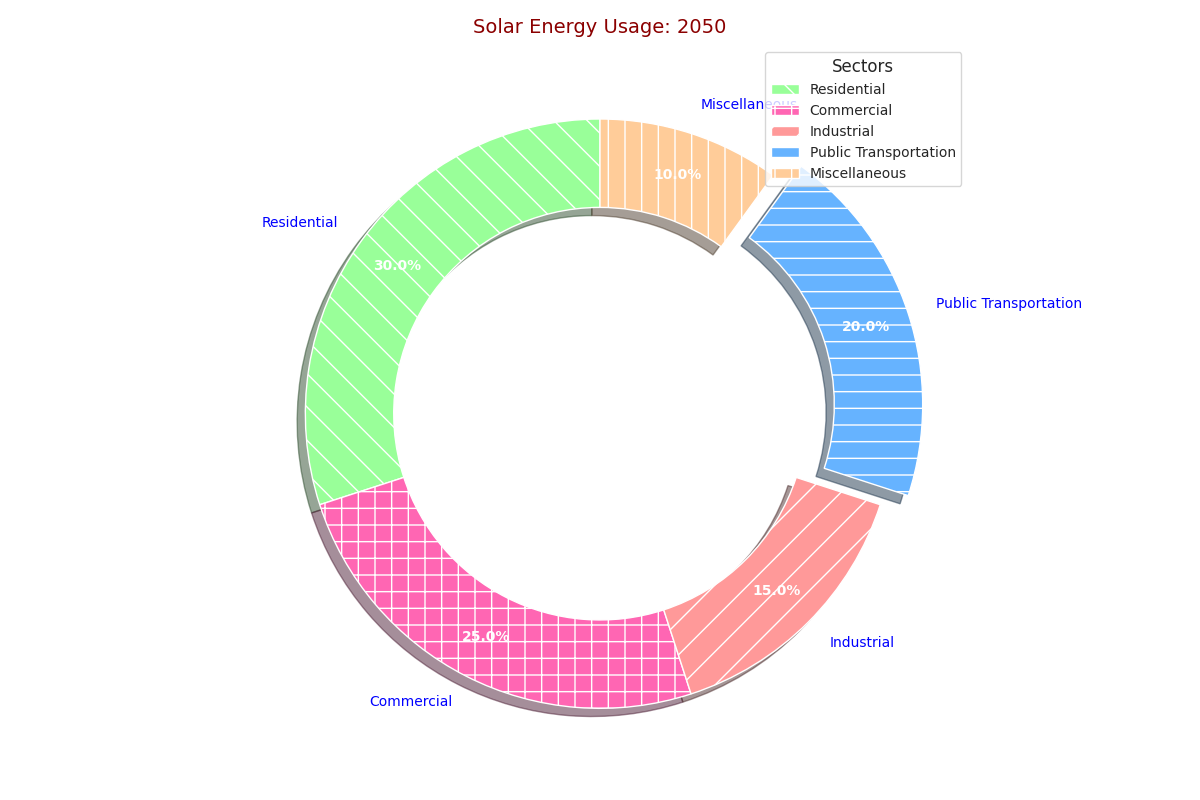

Source code (Python):
import matplotlib.pyplot as plt
import matplotlib.patches as mpatches

sectors = ["Residential", "Commercial", "Industrial", "Public Transportation", "Miscellaneous"]
energy_usage = [30, 25, 15, 20, 10]

# Shuffling colors, but maintaining order in the list for deterministic changes
colors = ['#99FF99', '#FF66B3', '#FF9999', '#66B3FF', '#FFCC99']
hatches = ['\\', '+', '/', '-', '|']

explode = (0, 0, 0, 0.1, 0) 

fig, ax = plt.subplots(figsize=(12, 8), subplot_kw=dict(aspect="equal"))

wedges, texts, autotexts = ax.pie(
    energy_usage,
    explode=explode,
    labels=sectors,
    colors=colors,
    autopct='%1.1f%%',
    shadow=True,
    startangle=90,
    pctdistance=0.85,
    wedgeprops=dict(width=0.3) 
)

for wedge, hatch in zip(wedges, hatches):
    wedge.set_hatch(hatch)

for text in texts:
    text.set_fontsize(10)
    text.set_color('blue')  # Changed text color

for autotext in autotexts:
    autotext.set_fontsize(10)
    autotext.set_color('white')
    autotext.set_weight('bold')

# Changed Legend location and border around pie chart
patches = [mpatches.Patch(facecolor=color, hatch=hatch, label=sector)
           for color, hatch, sector in zip(colors, hatches, sectors)]
ax.legend(handles=patches, loc='upper right', fontsize=10, title="Sectors", frameon=True)

# Changed title properties and removed the pad
ax.set_title(
    'Solar Energy Usage: 2050',
    fontsize=14, fontweight='normal', va='bottom', color='darkred'  # Changed title font properties
)

# Added grid to the chart
plt.grid(True)

plt.tight_layout()
plt.show()
